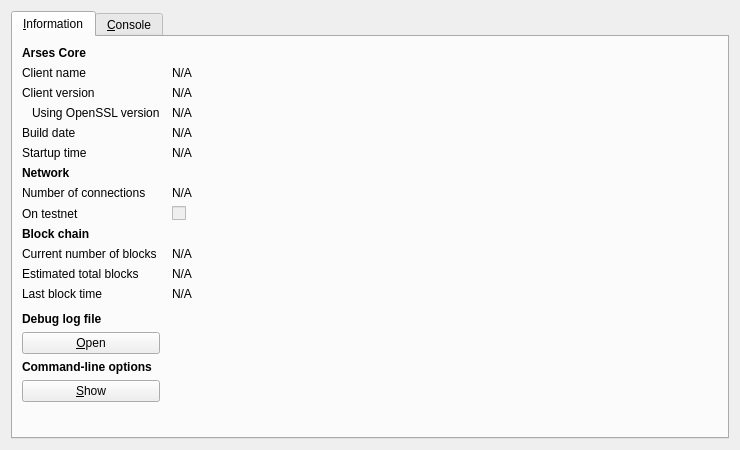
<?xml version="1.0" encoding="UTF-8"?>
<ui version="4.0">
 <class>RPCConsole</class>
 <widget class="QDialog" name="RPCConsole">
  <property name="geometry">
   <rect>
    <x>0</x>
    <y>0</y>
    <width>740</width>
    <height>450</height>
   </rect>
  </property>
  <property name="windowTitle">
   <string>Arses - Debug window</string>
  </property>
  <layout class="QVBoxLayout" name="verticalLayout_2">
   <item>
    <widget class="QTabWidget" name="tabWidget">
     <property name="currentIndex">
      <number>0</number>
     </property>
     <widget class="QWidget" name="tab_info">
      <attribute name="title">
       <string>&amp;Information</string>
      </attribute>
      <layout class="QGridLayout" name="gridLayout" columnstretch="0,1">
       <property name="horizontalSpacing">
        <number>12</number>
       </property>
       <item row="0" column="0">
        <widget class="QLabel" name="label_9">
         <property name="font">
          <font>
           <weight>75</weight>
           <bold>true</bold>
          </font>
         </property>
         <property name="text">
          <string>Arses Core</string>
         </property>
        </widget>
       </item>
       <item row="1" column="0">
        <widget class="QLabel" name="label_5">
         <property name="text">
          <string>Client name</string>
         </property>
        </widget>
       </item>
       <item row="1" column="1">
        <widget class="QLabel" name="clientName">
         <property name="cursor">
          <cursorShape>IBeamCursor</cursorShape>
         </property>
         <property name="text">
          <string>N/A</string>
         </property>
         <property name="textFormat">
          <enum>Qt::PlainText</enum>
         </property>
         <property name="textInteractionFlags">
          <set>Qt::LinksAccessibleByMouse|Qt::TextSelectableByKeyboard|Qt::TextSelectableByMouse</set>
         </property>
        </widget>
       </item>
       <item row="2" column="0">
        <widget class="QLabel" name="label_6">
         <property name="text">
          <string>Client version</string>
         </property>
        </widget>
       </item>
       <item row="2" column="1">
        <widget class="QLabel" name="clientVersion">
         <property name="cursor">
          <cursorShape>IBeamCursor</cursorShape>
         </property>
         <property name="text">
          <string>N/A</string>
         </property>
         <property name="textFormat">
          <enum>Qt::PlainText</enum>
         </property>
         <property name="textInteractionFlags">
          <set>Qt::LinksAccessibleByMouse|Qt::TextSelectableByKeyboard|Qt::TextSelectableByMouse</set>
         </property>
        </widget>
       </item>
       <item row="3" column="0">
        <widget class="QLabel" name="label_14">
         <property name="text">
          <string>Using OpenSSL version</string>
         </property>
         <property name="indent">
          <number>10</number>
         </property>
        </widget>
       </item>
       <item row="3" column="1">
        <widget class="QLabel" name="openSSLVersion">
         <property name="cursor">
          <cursorShape>IBeamCursor</cursorShape>
         </property>
         <property name="text">
          <string>N/A</string>
         </property>
         <property name="textFormat">
          <enum>Qt::PlainText</enum>
         </property>
         <property name="textInteractionFlags">
          <set>Qt::LinksAccessibleByMouse|Qt::TextSelectableByKeyboard|Qt::TextSelectableByMouse</set>
         </property>
        </widget>
       </item>
       <item row="4" column="0">
        <widget class="QLabel" name="label_12">
         <property name="text">
          <string>Build date</string>
         </property>
        </widget>
       </item>
       <item row="4" column="1">
        <widget class="QLabel" name="buildDate">
         <property name="cursor">
          <cursorShape>IBeamCursor</cursorShape>
         </property>
         <property name="text">
          <string>N/A</string>
         </property>
         <property name="textFormat">
          <enum>Qt::PlainText</enum>
         </property>
         <property name="textInteractionFlags">
          <set>Qt::LinksAccessibleByMouse|Qt::TextSelectableByKeyboard|Qt::TextSelectableByMouse</set>
         </property>
        </widget>
       </item>
       <item row="5" column="0">
        <widget class="QLabel" name="label_13">
         <property name="text">
          <string>Startup time</string>
         </property>
        </widget>
       </item>
       <item row="5" column="1">
        <widget class="QLabel" name="startupTime">
         <property name="cursor">
          <cursorShape>IBeamCursor</cursorShape>
         </property>
         <property name="text">
          <string>N/A</string>
         </property>
         <property name="textFormat">
          <enum>Qt::PlainText</enum>
         </property>
         <property name="textInteractionFlags">
          <set>Qt::LinksAccessibleByMouse|Qt::TextSelectableByKeyboard|Qt::TextSelectableByMouse</set>
         </property>
        </widget>
       </item>
       <item row="6" column="0">
        <widget class="QLabel" name="label_11">
         <property name="font">
          <font>
           <weight>75</weight>
           <bold>true</bold>
          </font>
         </property>
         <property name="text">
          <string>Network</string>
         </property>
        </widget>
       </item>
       <item row="7" column="0">
        <widget class="QLabel" name="label_7">
         <property name="text">
          <string>Number of connections</string>
         </property>
        </widget>
       </item>
       <item row="7" column="1">
        <widget class="QLabel" name="numberOfConnections">
         <property name="cursor">
          <cursorShape>IBeamCursor</cursorShape>
         </property>
         <property name="text">
          <string>N/A</string>
         </property>
         <property name="textFormat">
          <enum>Qt::PlainText</enum>
         </property>
         <property name="textInteractionFlags">
          <set>Qt::LinksAccessibleByMouse|Qt::TextSelectableByKeyboard|Qt::TextSelectableByMouse</set>
         </property>
        </widget>
       </item>
       <item row="8" column="0">
        <widget class="QLabel" name="label_8">
         <property name="text">
          <string>On testnet</string>
         </property>
        </widget>
       </item>
       <item row="8" column="1">
        <widget class="QCheckBox" name="isTestNet">
         <property name="enabled">
          <bool>false</bool>
         </property>
         <property name="text">
          <string/>
         </property>
        </widget>
       </item>
       <item row="9" column="0">
        <widget class="QLabel" name="label_10">
         <property name="font">
          <font>
           <weight>75</weight>
           <bold>true</bold>
          </font>
         </property>
         <property name="text">
          <string>Block chain</string>
         </property>
        </widget>
       </item>
       <item row="10" column="0">
        <widget class="QLabel" name="label_3">
         <property name="text">
          <string>Current number of blocks</string>
         </property>
        </widget>
       </item>
       <item row="10" column="1">
        <widget class="QLabel" name="numberOfBlocks">
         <property name="cursor">
          <cursorShape>IBeamCursor</cursorShape>
         </property>
         <property name="text">
          <string>N/A</string>
         </property>
         <property name="textFormat">
          <enum>Qt::PlainText</enum>
         </property>
         <property name="textInteractionFlags">
          <set>Qt::LinksAccessibleByMouse|Qt::TextSelectableByKeyboard|Qt::TextSelectableByMouse</set>
         </property>
        </widget>
       </item>
       <item row="11" column="0">
        <widget class="QLabel" name="label_4">
         <property name="text">
          <string>Estimated total blocks</string>
         </property>
        </widget>
       </item>
       <item row="11" column="1">
        <widget class="QLabel" name="totalBlocks">
         <property name="cursor">
          <cursorShape>IBeamCursor</cursorShape>
         </property>
         <property name="text">
          <string>N/A</string>
         </property>
         <property name="textFormat">
          <enum>Qt::PlainText</enum>
         </property>
         <property name="textInteractionFlags">
          <set>Qt::LinksAccessibleByMouse|Qt::TextSelectableByKeyboard|Qt::TextSelectableByMouse</set>
         </property>
        </widget>
       </item>
       <item row="12" column="0">
        <widget class="QLabel" name="label_2">
         <property name="text">
          <string>Last block time</string>
         </property>
        </widget>
       </item>
       <item row="12" column="1">
        <widget class="QLabel" name="lastBlockTime">
         <property name="cursor">
          <cursorShape>IBeamCursor</cursorShape>
         </property>
         <property name="text">
          <string>N/A</string>
         </property>
         <property name="textFormat">
          <enum>Qt::PlainText</enum>
         </property>
         <property name="textInteractionFlags">
          <set>Qt::LinksAccessibleByMouse|Qt::TextSelectableByKeyboard|Qt::TextSelectableByMouse</set>
         </property>
        </widget>
       </item>
       <item row="13" column="0">
        <spacer name="verticalSpacer_2">
         <property name="orientation">
          <enum>Qt::Vertical</enum>
         </property>
         <property name="sizeHint" stdset="0">
          <size>
           <width>20</width>
           <height>20</height>
          </size>
         </property>
        </spacer>
       </item>
       <item row="14" column="0">
        <widget class="QLabel" name="labelDebugLogfile">
         <property name="font">
          <font>
           <weight>75</weight>
           <bold>true</bold>
          </font>
         </property>
         <property name="text">
          <string>Debug log file</string>
         </property>
        </widget>
       </item>
       <item row="15" column="0">
        <widget class="QPushButton" name="openDebugLogfileButton">
         <property name="toolTip">
          <string>Open the Arses debug log file from the current data directory. This can take a few seconds for large log files.</string>
         </property>
         <property name="text">
          <string>&amp;Open</string>
         </property>
         <property name="autoDefault">
          <bool>false</bool>
         </property>
        </widget>
       </item>
       <item row="16" column="0">
        <widget class="QLabel" name="labelCLOptions">
         <property name="font">
          <font>
           <weight>75</weight>
           <bold>true</bold>
          </font>
         </property>
         <property name="text">
          <string>Command-line options</string>
         </property>
        </widget>
       </item>
       <item row="17" column="0">
        <widget class="QPushButton" name="showCLOptionsButton">
         <property name="toolTip">
          <string>Show the Arses-Qt help message to get a list with possible Arses command-line options.</string>
         </property>
         <property name="text">
          <string>&amp;Show</string>
         </property>
         <property name="autoDefault">
          <bool>false</bool>
         </property>
        </widget>
       </item>
       <item row="18" column="0">
        <spacer name="verticalSpacer">
         <property name="orientation">
          <enum>Qt::Vertical</enum>
         </property>
         <property name="sizeHint" stdset="0">
          <size>
           <width>20</width>
           <height>40</height>
          </size>
         </property>
        </spacer>
       </item>
      </layout>
     </widget>
     <widget class="QWidget" name="tab_console">
      <attribute name="title">
       <string>&amp;Console</string>
      </attribute>
      <layout class="QVBoxLayout" name="verticalLayout_3">
       <property name="spacing">
        <number>3</number>
       </property>
       <item>
        <widget class="QTextEdit" name="messagesWidget">
         <property name="minimumSize">
          <size>
           <width>0</width>
           <height>100</height>
          </size>
         </property>
         <property name="readOnly">
          <bool>true</bool>
         </property>
         <property name="tabKeyNavigation" stdset="0">
          <bool>false</bool>
         </property>
         <property name="columnCount" stdset="0">
          <number>2</number>
         </property>
        </widget>
       </item>
       <item>
        <layout class="QHBoxLayout" name="horizontalLayout">
         <property name="spacing">
          <number>3</number>
         </property>
         <item>
          <widget class="QLabel" name="label">
           <property name="text">
            <string notr="true">&gt;</string>
           </property>
          </widget>
         </item>
         <item>
          <widget class="QLineEdit" name="lineEdit"/>
         </item>
         <item>
          <widget class="QPushButton" name="clearButton">
           <property name="maximumSize">
            <size>
             <width>24</width>
             <height>24</height>
            </size>
           </property>
           <property name="toolTip">
            <string>Clear console</string>
           </property>
           <property name="text">
            <string/>
           </property>
           <property name="icon">
            <iconset resource="../bitcoin.qrc">
             <normaloff>:/icons/remove</normaloff>:/icons/remove</iconset>
           </property>
           <property name="shortcut">
            <string notr="true">Ctrl+L</string>
           </property>
           <property name="autoDefault">
            <bool>false</bool>
           </property>
          </widget>
         </item>
        </layout>
       </item>
      </layout>
     </widget>
    </widget>
   </item>
  </layout>
 </widget>
 <resources>
  <include location="../bitcoin.qrc"/>
 </resources>
 <connections/>
</ui>
